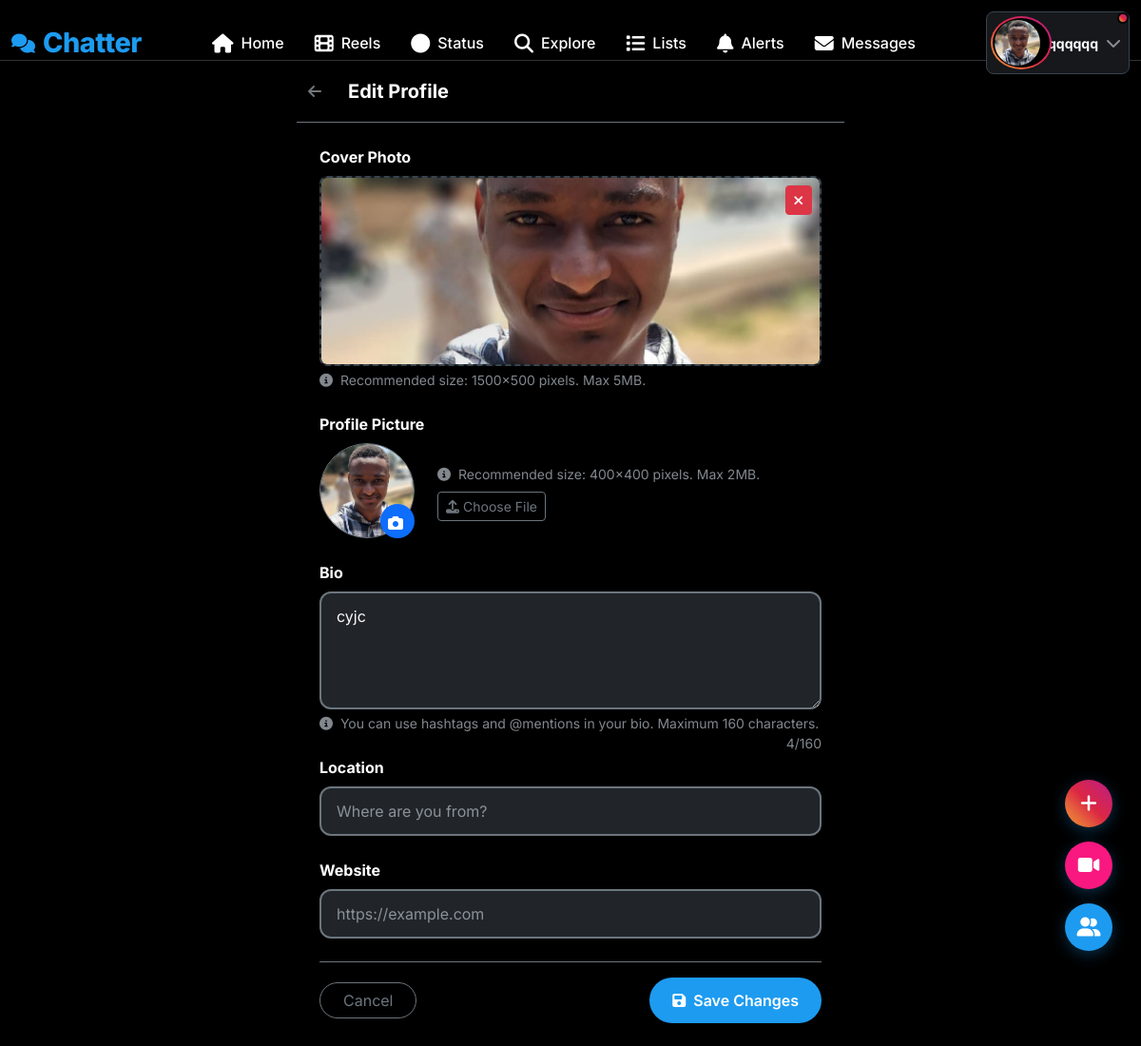
/profile/edit (signed in), run on the app's committed database.
### app.py (models this page shows, shortened)
class User(UserMixin, db.Model):
    id = db.Column(db.Integer, primary_key=True)
    username = db.Column(db.String(80), unique=True, nullable=False, index=True)
    email = db.Column(db.String(120), unique=True, nullable=False, index=True)
    password_hash = db.Column(db.String(200), nullable=False)
    bio = db.Column(db.String(500))
    location = db.Column(db.String(100))
    website = db.Column(db.String(200))
    profile_picture = db.Column(db.String(200), default='default.jpg')
    cover_picture = db.Column(db.String(200), default='default_cover.jpg')
    is_admin = db.Column(db.Boolean, default=False)
    created_at = db.Column(db.DateTime, default=datetime.utcnow)
    is_online = db.Column(db.Boolean, default=False)
    last_seen = db.Column(db.DateTime, default=datetime.utcnow)
    is_verified = db.Column(db.Boolean, default=False)
    posts = db.relationship('Post', backref='author', lazy='dynamic', cascade='all, delete-orphan')
    likes = db.relationship('Like', backref='user', lazy='dynamic', cascade='all, delete-orphan')
    comments = db.relationship('Comment', backref='author', lazy='dynamic', cascade='all, delete-orphan')
    notifications = db.relationship('Notification', backref='user', lazy='dynamic', cascade='all, delete-orphan')
    sent_messages = db.relationship('Message', foreign_keys='Message.sender_id', backref='sender', lazy='dynamic')
    received_messages = db.relationship('Message', foreign_keys='Message.receiver_id', backref='receiver', lazy='dynamic')
    bookmarks = db.relationship('Bookmark', backref='user', lazy='dynamic', cascade='all, delete-orphan')
    reports_made = db.relationship('Report', foreign_keys='Report.reporter_id', backref='reporter', lazy='dynamic')
    reports_received = db.relationship('Report', foreign_keys='Report.reported_id', backref='reported', lazy='dynamic')
    pinned_posts = db.relationship('PinnedPost', backref='user', lazy='dynamic', cascade='all, delete-orphan')
    created_lists = db.relationship('UserList', backref='creator', lazy='dynamic', cascade='all, delete-orphan')
    list_subscriptions = db.relationship('ListSubscriber', backref='subscriber', lazy='dynamic', cascade='all, delete-orphan')
    list_memberships = db.relationship('ListMember', backref='member', lazy='dynamic', cascade='all, delete-orphan')
    reels = db.relationship('Reel', backref='user', lazy='dynamic', cascade='all, delete-orphan')
    reel_likes = db.relationship('ReelLike', backref='liker', lazy='dynamic', cascade='all, delete-orphan')
    reel_comments = db.relationship('ReelComment', backref='author', lazy='dynamic', cascade='all, delete-orphan')
    reel_views = db.relationship('ReelView', backref='viewer', lazy='dynamic', cascade='all, delete-orphan')
    statuses = db.relationship('Status', backref='user', lazy='dynamic', cascade='all, delete-orphan')
    status_views = db.relationship('StatusView', backref='viewer', lazy='dynamic', cascade='all, delete-orphan')
    followed = db.relationship(
        'User', secondary=followers,
        primaryjoin=(followers.c.follower_id == id),
        secondaryjoin=(followers.c.followed_id == id),
        backref=db.backref('followers', lazy='dynamic'), lazy='dynamic')
    blocked = db.relationship(
        'User', secondary=blocked_users,
        primaryjoin=(blocked_users.c.blocker_id == id),
        secondaryjoin=(blocked_users.c.blocked_id == id),
        backref=db.backref('blocked_by', lazy='dynamic'), lazy='dynamic')
    def get_unread_message_count(self):
        return Message.query.filter_by(receiver_id=self.id, is_read=False).count()
    def get_unread_notification_count(self):
        return Notification.query.filter_by(user_id=self.id, is_read=False).count()

### app.py (the view, shortened to what this page needs)
@app.route('/profile/edit', methods=['GET', 'POST'])
@login_required
def edit_profile():
    return render_template('edit_profile.html')

### templates/edit_profile.html (shortened to what this page needs)
{% extends "base.html" %}
{% block content %}
<div class="row justify-content-center">
    <div class="col-md-8 col-lg-6">
        <div class="d-flex align-items-center py-3 border-bottom border-secondary">
            <a href="{{ url_for('profile', username=current_user.username) }}" class="btn action-btn me-3">
                <i class="fas fa-arrow-left"></i>
            </a>
            <div>
                <h5 class="fw-bold mb-0">Edit Profile</h5>
            </div>
        </div>
        <div class="p-4">
            <form method="POST" action="{{ url_for('edit_profile') }}" enctype="multipart/form-data" id="profileForm">
                <div class="mb-4">
                    <label class="form-label fw-bold">Cover Photo</label>
                    <div class="cover-photo-container position-relative rounded-3 overflow-hidden"
                         style="height: 200px; background: var(--card-color); cursor: pointer;"
                         onclick="document.getElementById('coverInput').click()">
                        {% if current_user.cover_picture and current_user.cover_picture != 'default_cover.jpg' %}
                        <img src="{{ url_for('static', filename='uploads/covers/' + current_user.cover_picture) }}"
                             class="w-100 h-100 object-fit-cover"
                             id="coverPreview"
                             onerror="this.style.display='none'">
                        {% endif %}
                        {% if current_user.cover_picture and current_user.cover_picture != 'default_cover.jpg' %}
                        <button type="button" class="btn btn-danger btn-sm position-absolute top-0 end-0 m-2"
                                onclick="removeCoverPhoto(event)">
                            <i class="fas fa-times"></i>
                        </button>
                        {% endif %}
                    </div>
                    <div class="form-text text-muted">
                        <i class="fas fa-info-circle me-1"></i>
                        Recommended size: 1500x500 pixels. Max 5MB.
                    </div>
                </div>
                <div class="mb-4">
                    <label class="form-label fw-bold">Profile Picture</label>
                    <div class="d-flex align-items-center">
                        <div class="position-relative me-4">
                            <img src="{{ url_for('static', filename='uploads/profiles/' + current_user.profile_picture) }}"
                                 class="avatar border border-secondary"
                                 style="width: 100px; height: 100px;"
                                 id="profilePreview"
                                 onerror="this.src='https://ui-avatars.com/api/?name={{ current_user.username }}&background=1d9bf0&color=fff'">
                            <div class="position-absolute bottom-0 end-0 bg-primary rounded-circle p-2"
                                 style="cursor: pointer; width: 36px; height: 36px;"
                                 onclick="document.getElementById('profileInput').click()">
                                <i class="fas fa-camera text-white"></i>
                            </div>
                        </div>
                        <div class="flex-grow-1">
                            <div class="form-text text-muted">
                                <i class="fas fa-info-circle me-1"></i>
                                Recommended size: 400x400 pixels. Max 2MB.
                            </div>
                            <button type="button" class="btn btn-outline-secondary btn-sm mt-2"
                                    onclick="document.getElementById('profileInput').click()">
                                <i class="fas fa-upload me-1"></i>Choose File
                            </button>
                        </div>
                    </div>
                </div>
                <div class="mb-4">
                    <label for="bio" class="form-label fw-bold">Bio</label>
                    <textarea name="bio" id="bio" class="form-control bg-dark text-light border-secondary"
                              rows="4" placeholder="Tell the world about yourself...">{{ current_user.bio or '' }}</textarea>
                    <div class="form-text text-muted">
                        <i class="fas fa-info-circle me-1"></i>
                        You can use hashtags and @mentions in your bio. Maximum 160 characters.
                        <span id="bioCounter" class="float-end">0/160</span>
                    </div>
                </div>
                <div class="mb-4">
                    <label for="location" class="form-label fw-bold">Location</label>
                    <input type="text" name="location" id="location"
                           class="form-control bg-dark text-light border-secondary"
                           placeholder="Where are you from?"
                           value="{{ current_user.location or '' }}">
                </div>
                <div class="mb-4">
                    <label for="website" class="form-label fw-bold">Website</label>
                    <input type="url" name="website" id="website"
                           class="form-control bg-dark text-light border-secondary"
                           placeholder="https://example.com"
                           value="{{ current_user.website or '' }}">
                </div>
                <div class="d-flex justify-content-between align-items-center pt-3 border-top border-secondary">
                    <a href="{{ url_for('profile', username=current_user.username) }}"
                       class="btn btn-outline-secondary rounded-pill px-4">
                        Cancel
                    </a>
                    <button type="submit" class="btn btn-primary rounded-pill px-4" id="submitBtn">
                        <i class="fas fa-save me-2"></i>Save Changes
                    </button>
                </div>
            </form>
        </div>
    </div>
</div>
{% endblock %}

### templates/base.html (shortened to what this page needs)
<!DOCTYPE html>
<html lang="en" data-bs-theme="dark">
<head>
    <link href="https://cdn.jsdelivr.net/npm/bootstrap@5.3.0/dist/css/bootstrap.min.css" rel="stylesheet">
    <link href="https://cdnjs.cloudflare.com/ajax/libs/font-awesome/6.4.0/css/all.min.css" rel="stylesheet">
</head>
<body>
    <nav class="top-nav">
        <div class="container-fluid">
            <div class="row align-items-center">
                <div class="col">
                    <div class="d-flex align-items-center justify-content-between">
                        <a href="{{ url_for('feed') if current_user.is_authenticated else url_for('login') }}" class="text-decoration-none">
                            <div class="d-flex align-items-center">
                                <i class="fas fa-comments fa-lg me-2" style="color: var(--primary-color);"></i>
                                <span class="logo">Chatter</span>
                            </div>
                        </a>
                        {% if current_user.is_authenticated %}
                        <div class="d-none d-md-flex align-items-center">
                            <a class="nav-link {% if request.endpoint == 'feed' %}active{% endif %}" href="{{ url_for('feed') }}">
                                <i class="fas fa-home fa-lg me-2"></i>
                                <span>Home</span>
                            </a>
                            <a class="nav-link {% if request.endpoint == 'reels_feed' %}active{% endif %}" href="{{ url_for('reels_feed') }}">
                                <i class="fas fa-film fa-lg me-2"></i>
                                <span>Reels</span>
                            </a>
                            <a class="nav-link {% if request.endpoint == 'status_feed' %}active{% endif %}" href="{{ url_for('status_feed') }}">
                                <i class="fas fa-circle fa-lg me-2"></i>
                                <span>Status</span>
                            </a>
                            <a class="nav-link {% if request.endpoint == 'search' %}active{% endif %}" href="{{ url_for('search') }}">
                                <i class="fas fa-search fa-lg me-2"></i>
                                <span>Explore</span>
                            </a>
                            <a class="nav-link {% if request.endpoint == 'lists' %}active{% endif %}" href="{{ url_for('lists') }}">
                                <i class="fas fa-list fa-lg me-2"></i>
                                <span>Lists</span>
                            </a>
                            <a class="nav-link {% if request.endpoint == 'notifications' %}active{% endif %}" href="{{ url_for('notifications') }}">
                                <i class="fas fa-bell fa-lg me-2"></i>
                                <span>Alerts</span>
                            </a>
                            <a class="nav-link {% if request.endpoint == 'messages' %}active{% endif %}" href="{{ url_for('messages') }}">
                                <i class="fas fa-envelope fa-lg me-2"></i>
                                <span>Messages</span>
                            </a>
                        </div>
                        {% endif %}
                        {% if current_user.is_authenticated %}
                        <div class="dropdown">
                            <button class="btn d-flex align-items-center text-decoration-none p-2 rounded-3 {% if current_user and has_active_status(current_user.id) %}has-status-indicator{% endif %}"
                                    style="background: var(--card-color); border: 1px solid var(--border-light); color: var(--text-primary);"
                                    type="button" data-bs-toggle="dropdown">
                                <div class="profile-with-status">
                                    <img src="{{ get_user_avatar_url(current_user) }}"
                                         class="profile-img-with-ring avatar-sm me-2">
                                </div>
                                <span class="fw-bold small">{{ current_user.username }}</span>
                                <i class="fas fa-chevron-down text-muted ms-2"></i>
                            </button>
                        </div>
                        {% else %}
                        <div class="d-flex gap-2">
                            <a href="{{ url_for('login') }}" class="btn btn-outline-primary btn-sm">Login</a>
                            <a href="{{ url_for('signup') }}" class="btn btn-primary btn-sm">Sign Up</a>
                        </div>
                        {% endif %}
                    </div>
                </div>
            </div>
        </div>
    </nav>
    <div class="main-content">
        <div class="container-fluid">
            {% block content %}{% endblock %}
        </div>
    </div>
    {% if current_user.is_authenticated %}
    <div class="bottom-right-widget">
        <button class="widget-btn create-status" onclick="createStatus()" title="Create Status">
            <i class="fas fa-plus"></i>
        </button>
        <button class="widget-btn create-reel" onclick="uploadReel()" title="Upload Reel">
            <i class="fas fa-video"></i>
        </button>
        <button class="widget-btn" onclick="toggleFollowersStatus()" title="Friends' Status">
            <i class="fas fa-user-friends"></i>
        </button>
    </div>
    {% endif %}
    <div id="toast-container" class="toast-container position-fixed top-0 end-0 p-3"></div>
</body>
</html>

### data on the page
User: profile_picture (picture), username "qqqqqq", cover_picture (picture), bio "cyjc"
